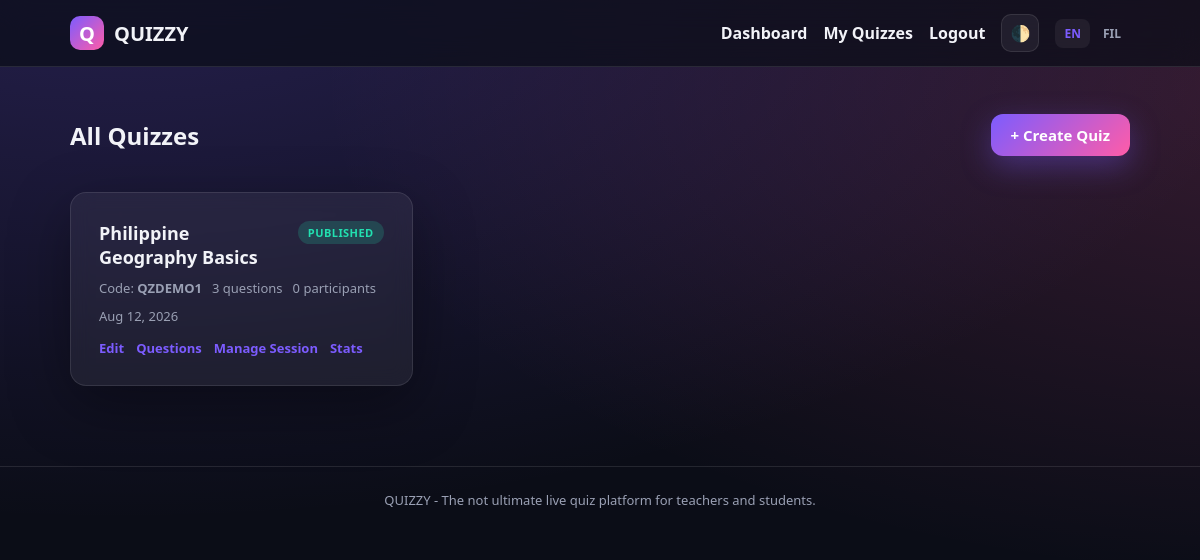
/teacher/quizzes.php (signed in), run on the app's committed database.
### tables this page shows
CREATE TABLE quizzes (
    id INT AUTO_INCREMENT PRIMARY KEY,
    teacher_id INT NOT NULL,
    title VARCHAR(150) NOT NULL,
    description TEXT NULL,
    code VARCHAR(10) NOT NULL UNIQUE,
    status ENUM('draft','published','open','in_progress','completed','expired','archived') NOT NULL DEFAULT 'draft',
    default_time_limit INT NOT NULL DEFAULT 20,
    show_feedback_immediately TINYINT(1) NOT NULL DEFAULT 1,
    show_leaderboard_during TINYINT(1) NOT NULL DEFAULT 1,
    show_correct_answers_after TINYINT(1) NOT NULL DEFAULT 1,
    time_bonus_enabled TINYINT(1) NOT NULL DEFAULT 1,
    penalty_enabled TINYINT(1) NOT NULL DEFAULT 0,
    penalty_points INT NOT NULL DEFAULT 0,
    powerups_enabled VARCHAR(255) NOT NULL DEFAULT 'double_points,shield,time_boost,fifty_fifty,score_boost',
    current_question_index INT NOT NULL DEFAULT 0,
    question_started_at DATETIME NULL,
    session_status ENUM('idle','waiting','active','completed') NOT NULL DEFAULT 'idle',
    session_started_at DATETIME NULL,
    session_closed_at DATETIME NULL,
    created_at TIMESTAMP DEFAULT CURRENT_TIMESTAMP,
    updated_at TIMESTAMP DEFAULT CURRENT_TIMESTAMP ON UPDATE CURRENT_TIMESTAMP,
    FOREIGN KEY (teacher_id) REFERENCES teachers(id) ON DELETE CASCADE,
    INDEX idx_code (code),
    INDEX idx_teacher (teacher_id)
);

### includes/functions.php (called while the page is built, shortened)
<?php
require_once __DIR__ . '/database.php';
function e(?string $value): string {
    return htmlspecialchars((string)$value, ENT_QUOTES, 'UTF-8');
}
function base_url(string $path = ''): string {
    $scriptDir = str_replace('\\', '/', dirname($_SERVER['SCRIPT_NAME'] ?? '/'));
    $root = preg_replace('#/(teacher|api)$#', '', $scriptDir);
    if ($root === '/' || $root === '') $root = '';
    return $root . '/' . ltrim($path, '/');
}

### includes/database.php (called while the page is built, shortened)
<?php
function db(): PDO {
    static $pdo = null;
    if ($pdo === null) {
        $dsn = 'mysql:host=' . DB_HOST . ';dbname=' . DB_NAME . ';charset=utf8mb4';
        try {
            $pdo = new PDO($dsn, DB_USER, DB_PASS, [
                PDO::ATTR_ERRMODE => PDO::ERRMODE_EXCEPTION,
                PDO::ATTR_DEFAULT_FETCH_MODE => PDO::FETCH_ASSOC,
                PDO::ATTR_EMULATE_PREPARES => false,
            ]);
        } catch (PDOException $e) {
            error_log('DB connection failed: ' . $e->getMessage());
            http_response_code(500);
            die('QUIZZY is temporarily unavailable. Please try again shortly.');
        }
    }
    return $pdo;
}

### teacher/quizzes.php (the view, shortened to what this page needs)
<?php
require_once __DIR__ . '/../includes/functions.php';
$teacherId = current_teacher_id();
$stmt = db()->prepare(
    "SELECT q.*, (SELECT COUNT(*) FROM questions WHERE quiz_id = q.id) AS question_count,
     (SELECT COUNT(*) FROM participants WHERE quiz_id = q.id) AS participant_count
     FROM quizzes q WHERE teacher_id = ? ORDER BY created_at DESC"
);
$stmt->execute([$teacherId]);
$quizzes = $stmt->fetchAll();
require __DIR__ . '/../includes/header.php';
?>
<section class="page-head">
  <h1>All Quizzes</h1>
  <a class="btn btn-primary" href="<?= e(base_url('teacher/create-quiz.php')) ?>">+ Create Quiz</a>
</section>
<section class="quiz-cards">
  <?php foreach ($quizzes as $q): ?>
    <div class="glass-card quiz-card">
      <div class="quiz-card-top">
        <h3><?= e($q['title']) ?></h3>
        <span class="status-pill status-<?= e($q['status']) ?>"><?= e(ucwords(str_replace('_', ' ', $q['status']))) ?></span>
      </div>
      <div class="quiz-card-meta">
        <span>Code: <strong><?= e($q['code']) ?></strong></span>
        <span><?= (int)$q['question_count'] ?> questions</span>
        <span><?= (int)$q['participant_count'] ?> participants</span>
        <span><?= e(date('M j, Y', strtotime($q['created_at']))) ?></span>
      </div>
      <div class="quiz-card-actions">
        <a href="<?= e(base_url('teacher/edit-quiz.php?id=' . $q['id'])) ?>">Edit</a>
        <a href="<?= e(base_url('teacher/questions.php?id=' . $q['id'])) ?>">Questions</a>
        <a href="<?= e(base_url('teacher/session.php?id=' . $q['id'])) ?>">Manage Session</a>
        <a href="<?= e(base_url('teacher/statistics.php?id=' . $q['id'])) ?>">Stats</a>
      </div>
    </div>
  <?php endforeach; ?>
</section>
<?php require __DIR__ . '/../includes/footer.php'; ?>

### assets/css/style.css (style rules this page uses)
:root { --bg: #0b0d17; --bg-alt: #12152321; --surface: rgba(255,255,255,0.06); --surface-solid: #161a2b; --border: rgba(255,255,255,0.10); --text: #f2f3f8; --text-muted: #9aa0b4; --primary: #7c5cff; --primary-2: #ff5ca8; --accent: #22e0b0; --danger: #ff5470; --warning: #ffb020; --radius: 16px; --shadow: 0 20px 60px rgba(0,0,0,0.35); --font: 'Segoe UI', system-ui, -apple-system, Roboto, Helvetica, Arial, sans-serif; }
* { box-sizing: border-box; }
body { margin: 0; font-family: var(--font); background: radial-gradient(1200px 600px at 10% -10%, rgba(124,92,255,0.25), transparent), radial-gradient(1000px 500px at 110% 10%, rgba(255,92,168,0.18), transparent), var(--bg); color: var(--text); min-height: 100vh; -webkit-font-smoothing: antialiased; transition: background-color .3s ease, color .3s ease; }
a { color: inherit; text-decoration: none; }
.glass-card { background: var(--surface); border: 1px solid var(--border); border-radius: var(--radius); box-shadow: var(--shadow); padding: 28px; backdrop-filter: blur(10px); }
.btn { display: inline-flex; align-items: center; justify-content: center; gap: 8px; padding: 11px 20px; border-radius: 12px; border: none; font-weight: 700; font-size: 15px; cursor: pointer; transition: transform .15s ease, box-shadow .15s ease; text-align: center; }
.btn-primary { background: linear-gradient(135deg, var(--primary), var(--primary-2)); color: #fff; box-shadow: 0 10px 30px rgba(124,92,255,0.35); }
.quiz-cards { display: grid; grid-template-columns: repeat(auto-fill, minmax(280px, 1fr)); gap: 16px; }
.quiz-card { display: flex; flex-direction: column; gap: 10px; }
.quiz-card-top { display: flex; justify-content: space-between; align-items: start; gap: 10px; }
.quiz-card-top h3 { margin: 0; font-size: 18px; }
.quiz-card-meta { display: flex; flex-wrap: wrap; gap: 10px; font-size: 13px; color: var(--text-muted); }
.quiz-card-actions { display: flex; flex-wrap: wrap; gap: 12px; font-size: 13px; font-weight: 700; margin-top: 4px; }
.quiz-card-actions a { color: var(--primary); }
.status-pill { padding: 4px 10px; border-radius: 999px; font-size: 11px; font-weight: 800; text-transform: uppercase; letter-spacing: .04em; white-space: nowrap; }
.status-published { background: rgba(34,224,176,0.18); color: var(--accent); }
.page-head { display: flex; justify-content: space-between; align-items: center; flex-wrap: wrap; gap: 12px; margin-bottom: 20px; }

### data on the page
quizzes: title "Philippine Geography Basics", status "PUBLISHED", code "QZDEMO1", question_count "3", participant_count "0", created_at "Aug 12, 2026"

### other printed values
t('app_tagline') "The not ultimate live quiz platform for teachers and students."
